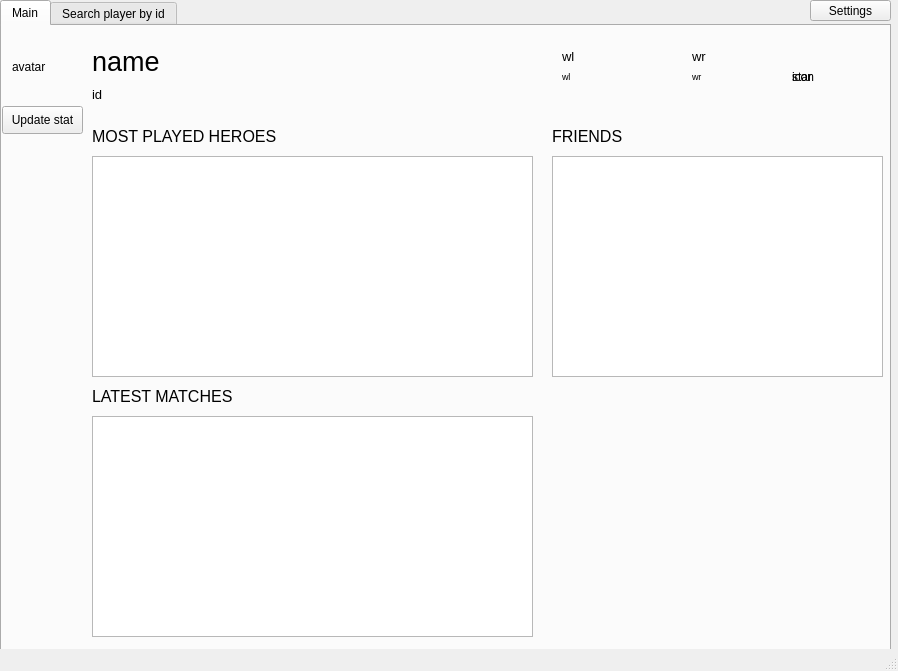
<?xml version="1.0" encoding="UTF-8"?>
<ui version="4.0">
 <class>MainWindow</class>
 <widget class="QMainWindow" name="MainWindow">
  <property name="geometry">
   <rect>
    <x>0</x>
    <y>0</y>
    <width>898</width>
    <height>671</height>
   </rect>
  </property>
  <property name="windowTitle">
   <string>MainWindow</string>
  </property>
  <widget class="QWidget" name="centralwidget">
   <widget class="QTabWidget" name="tabWidget">
    <property name="geometry">
     <rect>
      <x>0</x>
      <y>0</y>
      <width>891</width>
      <height>651</height>
     </rect>
    </property>
    <property name="currentIndex">
     <number>0</number>
    </property>
    <widget class="QWidget" name="tab_main">
     <attribute name="title">
      <string>Main</string>
     </attribute>
     <widget class="QLabel" name="playerAvatar">
      <property name="geometry">
       <rect>
        <x>10</x>
        <y>10</y>
        <width>61</width>
        <height>61</height>
       </rect>
      </property>
      <property name="text">
       <string>avatar</string>
      </property>
     </widget>
     <widget class="QLabel" name="playerName">
      <property name="geometry">
       <rect>
        <x>90</x>
        <y>10</y>
        <width>401</width>
        <height>51</height>
       </rect>
      </property>
      <property name="font">
       <font>
        <pointsize>20</pointsize>
       </font>
      </property>
      <property name="text">
       <string>name</string>
      </property>
     </widget>
     <widget class="QLabel" name="playerId">
      <property name="geometry">
       <rect>
        <x>90</x>
        <y>60</y>
        <width>111</width>
        <height>16</height>
       </rect>
      </property>
      <property name="font">
       <font>
        <pointsize>10</pointsize>
       </font>
      </property>
      <property name="text">
       <string>id</string>
      </property>
     </widget>
     <widget class="QLabel" name="rankIcon">
      <property name="geometry">
       <rect>
        <x>790</x>
        <y>20</y>
        <width>61</width>
        <height>61</height>
       </rect>
      </property>
      <property name="text">
       <string>icon</string>
      </property>
     </widget>
     <widget class="QLabel" name="rankStar">
      <property name="geometry">
       <rect>
        <x>790</x>
        <y>20</y>
        <width>61</width>
        <height>61</height>
       </rect>
      </property>
      <property name="text">
       <string>star</string>
      </property>
     </widget>
     <widget class="QLabel" name="wlZn">
      <property name="geometry">
       <rect>
        <x>560</x>
        <y>20</y>
        <width>91</width>
        <height>21</height>
       </rect>
      </property>
      <property name="font">
       <font>
        <pointsize>10</pointsize>
       </font>
      </property>
      <property name="text">
       <string>wl</string>
      </property>
     </widget>
     <widget class="QLabel" name="wl">
      <property name="geometry">
       <rect>
        <x>560</x>
        <y>40</y>
        <width>91</width>
        <height>21</height>
       </rect>
      </property>
      <property name="font">
       <font>
        <pointsize>7</pointsize>
       </font>
      </property>
      <property name="text">
       <string>wl</string>
      </property>
     </widget>
     <widget class="QLabel" name="wrZn">
      <property name="geometry">
       <rect>
        <x>690</x>
        <y>20</y>
        <width>71</width>
        <height>21</height>
       </rect>
      </property>
      <property name="font">
       <font>
        <pointsize>10</pointsize>
       </font>
      </property>
      <property name="text">
       <string>wr</string>
      </property>
     </widget>
     <widget class="QLabel" name="wr">
      <property name="geometry">
       <rect>
        <x>690</x>
        <y>40</y>
        <width>71</width>
        <height>21</height>
       </rect>
      </property>
      <property name="font">
       <font>
        <pointsize>7</pointsize>
       </font>
      </property>
      <property name="text">
       <string>wr</string>
      </property>
     </widget>
     <widget class="QLabel" name="mph">
      <property name="geometry">
       <rect>
        <x>90</x>
        <y>90</y>
        <width>351</width>
        <height>41</height>
       </rect>
      </property>
      <property name="font">
       <font>
        <pointsize>12</pointsize>
       </font>
      </property>
      <property name="text">
       <string>MOST PLAYED HEROES</string>
      </property>
     </widget>
     <widget class="QLabel" name="lm">
      <property name="geometry">
       <rect>
        <x>90</x>
        <y>350</y>
        <width>351</width>
        <height>41</height>
       </rect>
      </property>
      <property name="font">
       <font>
        <pointsize>12</pointsize>
       </font>
      </property>
      <property name="text">
       <string>LATEST MATCHES</string>
      </property>
     </widget>
     <widget class="QTableWidget" name="lastMatch">
      <property name="geometry">
       <rect>
        <x>90</x>
        <y>390</y>
        <width>441</width>
        <height>221</height>
       </rect>
      </property>
     </widget>
     <widget class="QLabel" name="f">
      <property name="geometry">
       <rect>
        <x>550</x>
        <y>90</y>
        <width>351</width>
        <height>41</height>
       </rect>
      </property>
      <property name="font">
       <font>
        <pointsize>12</pointsize>
       </font>
      </property>
      <property name="text">
       <string>FRIENDS</string>
      </property>
     </widget>
     <widget class="QTableWidget" name="friends">
      <property name="geometry">
       <rect>
        <x>550</x>
        <y>130</y>
        <width>331</width>
        <height>221</height>
       </rect>
      </property>
     </widget>
     <widget class="QTableWidget" name="mostHero">
      <property name="geometry">
       <rect>
        <x>90</x>
        <y>130</y>
        <width>441</width>
        <height>221</height>
       </rect>
      </property>
     </widget>
     <widget class="QPushButton" name="updateStat">
      <property name="geometry">
       <rect>
        <x>0</x>
        <y>80</y>
        <width>81</width>
        <height>28</height>
       </rect>
      </property>
      <property name="text">
       <string>Update stat</string>
      </property>
     </widget>
    </widget>
    <widget class="QWidget" name="tab_player">
     <attribute name="title">
      <string>Search player by id</string>
     </attribute>
     <widget class="QLabel" name="mph2">
      <property name="geometry">
       <rect>
        <x>90</x>
        <y>90</y>
        <width>351</width>
        <height>41</height>
       </rect>
      </property>
      <property name="font">
       <font>
        <pointsize>12</pointsize>
       </font>
      </property>
      <property name="text">
       <string>MOST PLAYED HEROES</string>
      </property>
     </widget>
     <widget class="QLabel" name="playerAvatar2">
      <property name="geometry">
       <rect>
        <x>10</x>
        <y>10</y>
        <width>61</width>
        <height>61</height>
       </rect>
      </property>
      <property name="text">
       <string>avatar</string>
      </property>
     </widget>
     <widget class="QLabel" name="lm2">
      <property name="geometry">
       <rect>
        <x>90</x>
        <y>350</y>
        <width>351</width>
        <height>41</height>
       </rect>
      </property>
      <property name="font">
       <font>
        <pointsize>12</pointsize>
       </font>
      </property>
      <property name="text">
       <string>LATEST MATCHES</string>
      </property>
     </widget>
     <widget class="QLabel" name="rankIcon2">
      <property name="geometry">
       <rect>
        <x>790</x>
        <y>20</y>
        <width>61</width>
        <height>61</height>
       </rect>
      </property>
      <property name="text">
       <string>icon</string>
      </property>
     </widget>
     <widget class="QLabel" name="f2">
      <property name="geometry">
       <rect>
        <x>550</x>
        <y>90</y>
        <width>351</width>
        <height>41</height>
       </rect>
      </property>
      <property name="font">
       <font>
        <pointsize>12</pointsize>
       </font>
      </property>
      <property name="text">
       <string>FRIENDS</string>
      </property>
     </widget>
     <widget class="QPushButton" name="updateStat2">
      <property name="geometry">
       <rect>
        <x>0</x>
        <y>160</y>
        <width>81</width>
        <height>28</height>
       </rect>
      </property>
      <property name="text">
       <string>Update stat</string>
      </property>
     </widget>
     <widget class="QTableWidget" name="mostHero2">
      <property name="geometry">
       <rect>
        <x>90</x>
        <y>130</y>
        <width>441</width>
        <height>221</height>
       </rect>
      </property>
     </widget>
     <widget class="QPushButton" name="changeId2">
      <property name="geometry">
       <rect>
        <x>0</x>
        <y>110</y>
        <width>81</width>
        <height>28</height>
       </rect>
      </property>
      <property name="text">
       <string>Search id</string>
      </property>
     </widget>
     <widget class="QLineEdit" name="changeIdEdit2">
      <property name="geometry">
       <rect>
        <x>0</x>
        <y>80</y>
        <width>81</width>
        <height>22</height>
       </rect>
      </property>
      <property name="text">
       <string/>
      </property>
     </widget>
     <widget class="QTableWidget" name="lastMatch2">
      <property name="geometry">
       <rect>
        <x>90</x>
        <y>390</y>
        <width>441</width>
        <height>221</height>
       </rect>
      </property>
     </widget>
     <widget class="QLabel" name="playerId2">
      <property name="geometry">
       <rect>
        <x>90</x>
        <y>60</y>
        <width>111</width>
        <height>16</height>
       </rect>
      </property>
      <property name="font">
       <font>
        <pointsize>10</pointsize>
       </font>
      </property>
      <property name="text">
       <string>id</string>
      </property>
     </widget>
     <widget class="QLabel" name="wl2">
      <property name="geometry">
       <rect>
        <x>560</x>
        <y>40</y>
        <width>91</width>
        <height>21</height>
       </rect>
      </property>
      <property name="font">
       <font>
        <pointsize>7</pointsize>
       </font>
      </property>
      <property name="text">
       <string>wl</string>
      </property>
     </widget>
     <widget class="QLabel" name="playerName2">
      <property name="geometry">
       <rect>
        <x>90</x>
        <y>10</y>
        <width>401</width>
        <height>51</height>
       </rect>
      </property>
      <property name="font">
       <font>
        <pointsize>20</pointsize>
       </font>
      </property>
      <property name="text">
       <string>name</string>
      </property>
     </widget>
     <widget class="QLabel" name="wr2">
      <property name="geometry">
       <rect>
        <x>690</x>
        <y>40</y>
        <width>71</width>
        <height>21</height>
       </rect>
      </property>
      <property name="font">
       <font>
        <pointsize>7</pointsize>
       </font>
      </property>
      <property name="text">
       <string>wr</string>
      </property>
     </widget>
     <widget class="QLabel" name="rankStar2">
      <property name="geometry">
       <rect>
        <x>790</x>
        <y>20</y>
        <width>61</width>
        <height>61</height>
       </rect>
      </property>
      <property name="text">
       <string>star</string>
      </property>
     </widget>
     <widget class="QLabel" name="wrZn2">
      <property name="geometry">
       <rect>
        <x>690</x>
        <y>20</y>
        <width>71</width>
        <height>21</height>
       </rect>
      </property>
      <property name="font">
       <font>
        <pointsize>10</pointsize>
       </font>
      </property>
      <property name="text">
       <string>wr</string>
      </property>
     </widget>
     <widget class="QLabel" name="wlZn2">
      <property name="geometry">
       <rect>
        <x>560</x>
        <y>20</y>
        <width>91</width>
        <height>21</height>
       </rect>
      </property>
      <property name="font">
       <font>
        <pointsize>10</pointsize>
       </font>
      </property>
      <property name="text">
       <string>wl</string>
      </property>
     </widget>
     <widget class="QTableWidget" name="friends2">
      <property name="geometry">
       <rect>
        <x>550</x>
        <y>130</y>
        <width>331</width>
        <height>221</height>
       </rect>
      </property>
     </widget>
    </widget>
   </widget>
   <widget class="QPushButton" name="settings">
    <property name="geometry">
     <rect>
      <x>810</x>
      <y>0</y>
      <width>81</width>
      <height>21</height>
     </rect>
    </property>
    <property name="text">
     <string>Settings</string>
    </property>
   </widget>
  </widget>
  <widget class="QStatusBar" name="statusbar"/>
 </widget>
 <resources/>
 <connections/>
</ui>
